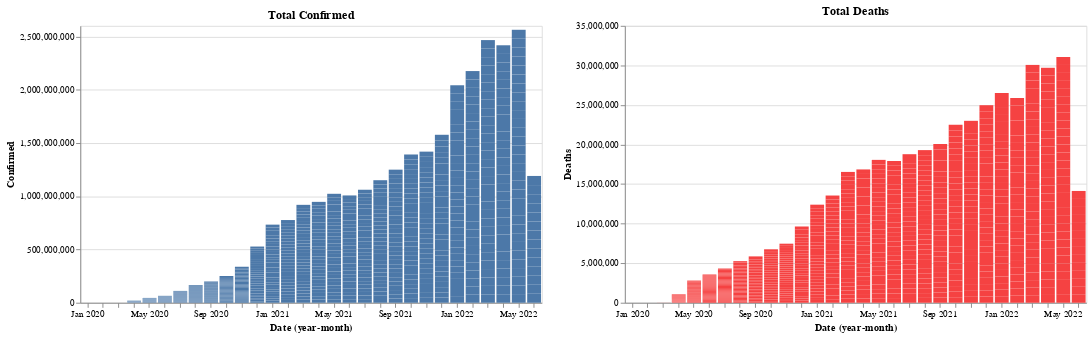

The code cell stored with this chart in its notebook:
### Code cell
base = alt.Chart(usa_confirmed_death_df).mark_bar().encode(
    x='yearmonth(Date):O',
).properties(
    width=500
)
red = alt.value("#f54242")
base.encode(y='Confirmed').properties(title='Total Confirmed')|base.encode(y='Deaths', color=red).properties(title='Total Deaths')

### Figure 1 — Vega-Lite specification as saved in the notebook (floating-point values rounded to 4 significant figures; data arrays with more than 128 entries replaced by an {"elided": "..."} marker saying what was removed)
{"config": {"view": {"continuousWidth": 400, "continuousHeight": 300}}, "hconcat": [{"mark": "bar", "encoding": {"x": {"field": "Date", "timeUnit": "yearmonth", "type": "ordinal"}, "y": {"field": "Confirmed", "type": "quantitative"}}, "title": "Total Confirmed", "width": 500}, {"mark": "bar", "encoding": {"color": {"value": "#f54242"}, "x": {"field": "Date", "timeUnit": "yearmonth", "type": "ordinal"}, "y": {"field": "Deaths", "type": "quantitative"}}, "title": "Total Deaths", "width": 500}], "data": {"name": "data-5dc705c875eaa51f060606cba4089e6f"}, "$schema": "https://vega.github.io/schema/vega-lite/v4.17.0.json", "datasets": {"data-5dc705c875eaa51f060606cba4089e6f": {"elided": "875 records"}}}
